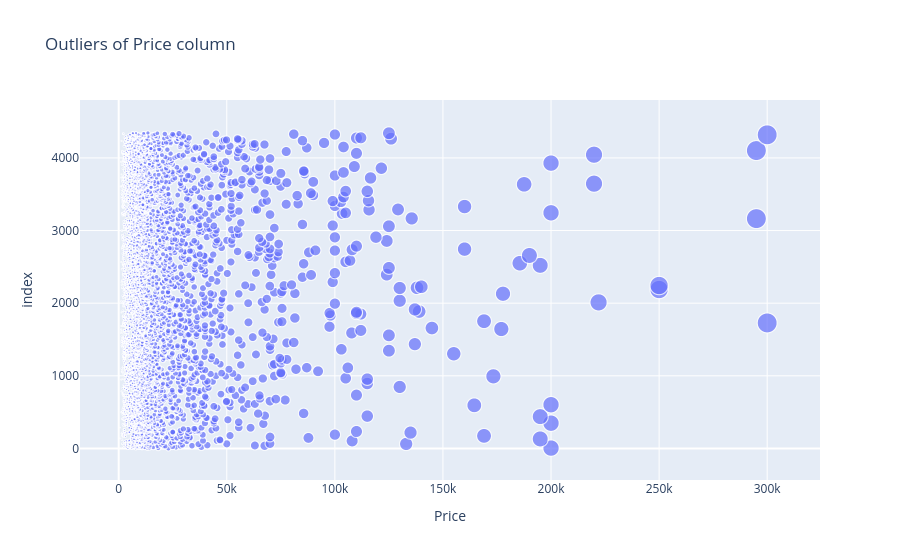

The notebook cell this image was saved under:
### Code cell
# Looking for outliers in the price columns
px.scatter(df,'Price',size='Price', title="Outliers of Price column")

### Figure 1 — Plotly figure (JSON) as saved in the notebook; plotly's stock layout.template omitted (floating-point values rounded to 4 significant figures; data arrays with more than 128 entries replaced by an {"elided": "..."} marker saying what was removed)
{"data": [{"hovertemplate": "Price=%{marker.size}<br>index=%{y}<extra></extra>", "legendgroup": "", "marker": {"color": "#636efa", "size": {"elided": "4025 float values"}, "sizemode": "area", "sizeref": 750, "symbol": "circle"}, "mode": "markers", "name": "", "showlegend": false, "type": "scattergl", "x": {"elided": "4025 float values"}, "xaxis": "x", "y": {"elided": "4025 int values"}, "yaxis": "y"}], "layout": {"legend": {"itemsizing": "constant", "tracegroupgap": 0}, "title": {"text": "Outliers of Price column"}, "xaxis": {"anchor": "y", "domain": [0, 1], "title": {"text": "Price"}}, "yaxis": {"anchor": "x", "domain": [0, 1], "title": {"text": "index"}}}}
